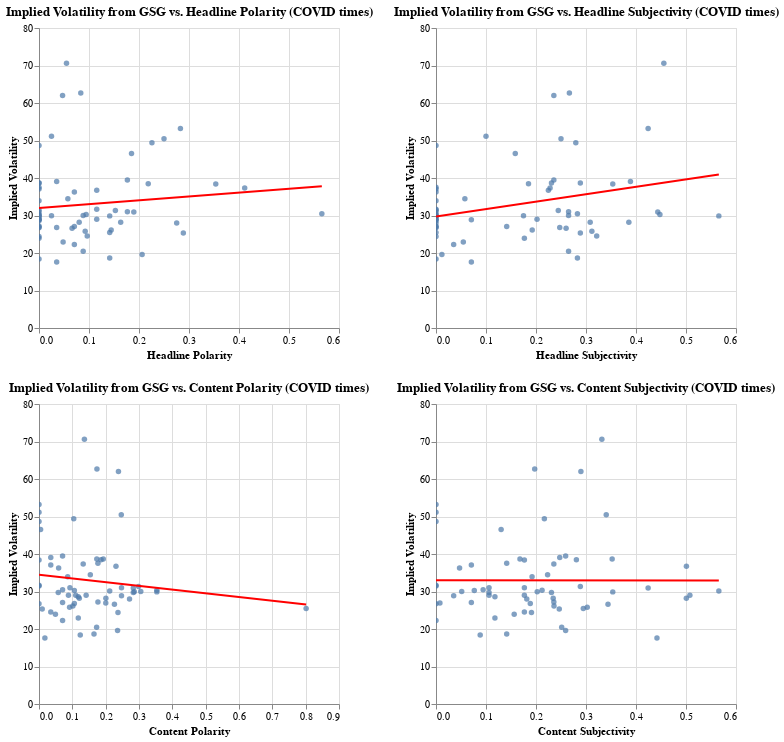

Source (notebook cell):
### Markdown cell above
### COVID times

We now only look at data from COVID times.

### Code cell
# We fist plot the data
chart1 = alt.Chart(merged3_covid).mark_circle().encode(
    x = alt.X('Headline Polarity'),
    y = alt.Y('IV30', title = 'Implied Volatility'),
    tooltip = ['IV30', 'Headline Polarity']
).properties(title = 'Implied Volatility from GSG vs. Headline Polarity (COVID times)').interactive()

chart1 = chart1 + chart1.transform_regression("Headline Polarity", "IV30", method="linear").mark_line(color = "red")

chart2 = alt.Chart(merged3_covid).mark_circle().encode(
    x = alt.X('Headline Subjectivity'),
    y = alt.Y('IV30', title = 'Implied Volatility'),
    tooltip = ['IV30', 'Headline Subjectivity']
).properties(title = 'Implied Volatility from GSG vs. Headline Subjectivity (COVID times)').interactive()

chart2 = chart2 + chart2.transform_regression("Headline Subjectivity", "IV30", method="linear").mark_line(color = "red")

chart3 = alt.Chart(merged3_covid).mark_circle().encode(
    x = alt.X('Content Polarity'),
    y = alt.Y('IV30', title = 'Implied Volatility'),
    tooltip = ['IV30', 'Content Polarity']
).properties(title = 'Implied Volatility from GSG vs. Content Polarity (COVID times)').interactive()

chart3 = chart3 + chart3.transform_regression("Content Polarity", "IV30", method="linear").mark_line(color = "red")

chart4 = alt.Chart(merged3_covid).mark_circle().encode(
    x = alt.X('Content Subjectivity'),
    y = alt.Y('IV30', title = 'Implied Volatility'),
    tooltip = ['IV30', 'Content Subjectivity']
).properties(title = 'Implied Volatility from GSG vs. Content Subjectivity (COVID times)').interactive()

chart4 = chart4 + chart4.transform_regression("Content Subjectivity", "IV30", method="linear").mark_line(color = "red")

(chart1 & chart3) | (chart2 & chart4)

### Figure 1 — Vega-Lite specification as saved in the notebook (floating-point values rounded to 4 significant figures)
{"config": {"view": {"continuousWidth": 300, "continuousHeight": 300}}, "hconcat": [{"vconcat": [{"layer": [{"mark": {"type": "circle"}, "encoding": {"tooltip": [{"field": "IV30", "type": "quantitative"}, {"field": "Headline Polarity", "type": "quantitative"}], "x": {"field": "Headline Polarity", "type": "quantitative"}, "y": {"field": "IV30", "title": "Implied Volatility", "type": "quantitative"}}, "name": "view_235", "title": "Implied Volatility from GSG vs. Headline Polarity (COVID times)"}, {"mark": {"type": "line", "color": "red"}, "encoding": {"tooltip": [{"field": "IV30", "type": "quantitative"}, {"field": "Headline Polarity", "type": "quantitative"}], "x": {"field": "Headline Polarity", "type": "quantitative"}, "y": {"field": "IV30", "title": "Implied Volatility", "type": "quantitative"}}, "title": "Implied Volatility from GSG vs. Headline Polarity (COVID times)", "transform": [{"on": "Headline Polarity", "regression": "IV30", "method": "linear"}]}]}, {"layer": [{"mark": {"type": "circle"}, "encoding": {"tooltip": [{"field": "IV30", "type": "quantitative"}, {"field": "Content Polarity", "type": "quantitative"}], "x": {"field": "Content Polarity", "type": "quantitative"}, "y": {"field": "IV30", "title": "Implied Volatility", "type": "quantitative"}}, "name": "view_237", "title": "Implied Volatility from GSG vs. Content Polarity (COVID times)"}, {"mark": {"type": "line", "color": "red"}, "encoding": {"tooltip": [{"field": "IV30", "type": "quantitative"}, {"field": "Content Polarity", "type": "quantitative"}], "x": {"field": "Content Polarity", "type": "quantitative"}, "y": {"field": "IV30", "title": "Implied Volatility", "type": "quantitative"}}, "title": "Implied Volatility from GSG vs. Content Polarity (COVID times)", "transform": [{"on": "Content Polarity", "regression": "IV30", "method": "linear"}]}]}]}, {"vconcat": [{"layer": [{"mark": {"type": "circle"}, "encoding": {"tooltip": [{"field": "IV30", "type": "quantitative"}, {"field": "Headline Subjectivity", "type": "quantitative"}], "x": {"field": "Headline Subjectivity", "type": "quantitative"}, "y": {"field": "IV30", "title": "Implied Volatility", "type": "quantitative"}}, "name": "view_236", "title": "Implied Volatility from GSG vs. Headline Subjectivity (COVID times)"}, {"mark": {"type": "line", "color": "red"}, "encoding": {"tooltip": [{"field": "IV30", "type": "quantitative"}, {"field": "Headline Subjectivity", "type": "quantitative"}], "x": {"field": "Headline Subjectivity", "type": "quantitative"}, "y": {"field": "IV30", "title": "Implied Volatility", "type": "quantitative"}}, "title": "Implied Volatility from GSG vs. Headline Subjectivity (COVID times)", "transform": [{"on": "Headline Subjectivity", "regression": "IV30", "method": "linear"}]}]}, {"layer": [{"mark": {"type": "circle"}, "encoding": {"tooltip": [{"field": "IV30", "type": "quantitative"}, {"field": "Content Subjectivity", "type": "quantitative"}], "x": {"field": "Content Subjectivity", "type": "quantitative"}, "y": {"field": "IV30", "title": "Implied Volatility", "type": "quantitative"}}, "name": "view_238", "title": "Implied Volatility from GSG vs. Content Subjectivity (COVID times)"}, {"mark": {"type": "line", "color": "red"}, "encoding": {"tooltip": [{"field": "IV30", "type": "quantitative"}, {"field": "Content Subjectivity", "type": "quantitative"}], "x": {"field": "Content Subjectivity", "type": "quantitative"}, "y": {"field": "IV30", "title": "Implied Volatility", "type": "quantitative"}}, "title": "Implied Volatility from GSG vs. Content Subjectivity (COVID times)", "transform": [{"on": "Content Subjectivity", "regression": "IV30", "method": "linear"}]}]}]}], "data": {"name": "data-dd8985e96a49cdeb7a8578537dc8a4f9"}, "params": [{"name": "param_236", "select": {"type": "interval", "encodings": ["x", "y"]}, "bind": "scales", "views": ["view_235"]}, {"name": "param_238", "select": {"type": "interval", "encodings": ["x", "y"]}, "bind": "scales", "views": ["view_237"]}, {"name": "param_237", "select": {"type": "interval", "encodings": ["x", "y"]}, "bind": "scales", "views": ["view_236"]}, {"name": "param_239", "select": {"type": "interval", "encodings": ["x", "y"]}, "bind": "scales", "views": ["view_238"]}], "$schema": "https://vega.github.io/schema/vega-lite/v5.8.0.json", "datasets": {"data-dd8985e96a49cdeb7a8578537dc8a4f9": [{"Date": "2022-09-21T00:00:00", "IV30": 29.96, "IV30 20-Day MA": 30.66, "OHLC 20-Day Vol": 25.51, "OHLC 52-Week Vol": 29.22, "Options Volume": 257.0, "Headline Polarity": 0.025, "Headline Subjectivity": 0.175, "Content Polarity": 0.2858, "Content Subjectivity": 0.2025}, {"Date": "2022-09-20T00:00:00", "IV30": 29.75, "IV30 20-Day MA": 30.68, "OHLC 20-Day Vol": 25.94, "OHLC 52-Week Vol": 29.23, "Options Volume": 96.0, "Headline Polarity": 0.0, "Headline Subjectivity": 0.0, "Content Polarity": 0.05774, "Content Subjectivity": 0.2309}, {"Date": "2022-09-09T00:00:00", "IV30": 29.9, "IV30 20-Day MA": 30.82, "OHLC 20-Day Vol": 26.45, "OHLC 52-Week Vol": 29.0, "Options Volume": 92.0, "Headline Polarity": 0.1414, "Headline Subjectivity": 0.5657, "Content Polarity": 0.3536, "Content Subjectivity": 0.3536}, {"Date": "2022-08-25T00:00:00", "IV30": 30.31, "IV30 20-Day MA": 29.51, "OHLC 20-Day Vol": 27.95, "OHLC 52-Week Vol": 28.69, "Options Volume": 123.0, "Headline Polarity": 0.0, "Headline Subjectivity": 0.0, "Content Polarity": 0.3536, "Content Subjectivity": 0.2121}, {"Date": "2022-08-22T00:00:00", "IV30": 31.69, "IV30 20-Day MA": 29.31, "OHLC 20-Day Vol": 28.83, "OHLC 52-Week Vol": 28.78, "Options Volume": 217.0, "Headline Polarity": 0.1155, "Headline Subjectivity": 0.0, "Content Polarity": 0.0, "Content Subjectivity": 0.0}, {"Date": "2022-08-16T00:00:00", "IV30": 30.95, "IV30 20-Day MA": 29.5, "OHLC 20-Day Vol": 30.59, "OHLC 52-Week Vol": 28.82, "Options Volume": 145.0, "Headline Polarity": 0.1896, "Headline Subjectivity": 0.4435, "Content Polarity": 0.2828, "Content Subjectivity": 0.4243}, {"Date": "2022-08-15T00:00:00", "IV30": 29.01, "IV30 20-Day MA": 29.61, "OHLC 20-Day Vol": 29.3, "OHLC 52-Week Vol": 28.52, "Options Volume": 97.0, "Headline Polarity": 0.0, "Headline Subjectivity": 0.0, "Content Polarity": 0.08839, "Content Subjectivity": 0.1768}, {"Date": "2022-08-03T00:00:00", "IV30": 30.24, "IV30 20-Day MA": 33.3, "OHLC 20-Day Vol": 33.92, "OHLC 52-Week Vol": 28.4, "Options Volume": 4599.0, "Headline Polarity": 0.09428, "Headline Subjectivity": 0.4478, "Content Polarity": 0.1061, "Content Subjectivity": 0.0766}, {"Date": "2022-05-12T00:00:00", "IV30": 37.09, "IV30 20-Day MA": 37.93, "OHLC 20-Day Vol": 34.07, "OHLC 52-Week Vol": 25.34, "Options Volume": 219.0, "Headline Polarity": 0.0, "Headline Subjectivity": 0.0, "Content Polarity": 0.03536, "Content Subjectivity": 0.07071}, {"Date": "2022-05-10T00:00:00", "IV30": 38.68, "IV30 20-Day MA": 38.03, "OHLC 20-Day Vol": 33.92, "OHLC 52-Week Vol": 25.13, "Options Volume": 244.0, "Headline Polarity": 0.0, "Headline Subjectivity": 0.2309, "Content Polarity": 0.1929, "Content Subjectivity": 0.3523}, {"Date": "2022-05-09T00:00:00", "IV30": 39.08, "IV30 20-Day MA": 38.1, "OHLC 20-Day Vol": 31.59, "OHLC 52-Week Vol": 24.79, "Options Volume": 552.0, "Headline Polarity": 0.03536, "Headline Subjectivity": 0.3889, "Content Polarity": 0.03536, "Content Subjectivity": 0.2475}, {"Date": "2022-05-06T00:00:00", "IV30": 38.48, "IV30 20-Day MA": 38.19, "OHLC 20-Day Vol": 31.98, "OHLC 52-Week Vol": 24.77, "Options Volume": 1270.0, "Headline Polarity": 0.2185, "Headline Subjectivity": 0.185, "Content Polarity": 0.1862, "Content Subjectivity": 0.2808}, {"Date": "2022-05-05T00:00:00", "IV30": 38.69, "IV30 20-Day MA": 38.3, "OHLC 20-Day Vol": 33.07, "OHLC 52-Week Vol": 24.71, "Options Volume": 415.0, "Headline Polarity": 0.0, "Headline Subjectivity": 0.2887, "Content Polarity": 0.1734, "Content Subjectivity": 0.1679}, {"Date": "2022-05-02T00:00:00", "IV30": 39.44, "IV30 20-Day MA": 38.85, "OHLC 20-Day Vol": 31.2, "OHLC 52-Week Vol": 24.27, "Options Volume": 381.0, "Headline Polarity": 0.1768, "Headline Subjectivity": 0.2357, "Content Polarity": 0.07071, "Content Subjectivity": 0.2593}, {"Date": "2022-04-26T00:00:00", "IV30": 38.42, "IV30 20-Day MA": 39.69, "OHLC 20-Day Vol": 35.65, "OHLC 52-Week Vol": 24.19, "Options Volume": 582.0, "Headline Polarity": 0.3536, "Headline Subjectivity": 0.3536, "Content Polarity": 0.0, "Content Subjectivity": 0.1768}, {"Date": "2022-04-19T00:00:00", "IV30": 36.26, "IV30 20-Day MA": 42.44, "OHLC 20-Day Vol": 35.79, "OHLC 52-Week Vol": 23.68, "Options Volume": 1697.0, "Headline Polarity": 0.07071, "Headline Subjectivity": 0.0, "Content Polarity": 0.05893, "Content Subjectivity": 0.04714}, {"Date": "2022-04-18T00:00:00", "IV30": 37.54, "IV30 20-Day MA": 43.16, "OHLC 20-Day Vol": 35.38, "OHLC 52-Week Vol": 23.62, "Options Volume": 1475.0, "Headline Polarity": 0.0, "Headline Subjectivity": 0.0, "Content Polarity": 0.1768, "Content Subjectivity": 0.1414}, {"Date": "2022-04-13T00:00:00", "IV30": 37.36, "IV30 20-Day MA": 44.54, "OHLC 20-Day Vol": 36.89, "OHLC 52-Week Vol": 23.46, "Options Volume": 1178.0, "Headline Polarity": 0.4114, "Headline Subjectivity": 0.2282, "Content Polarity": 0.1326, "Content Subjectivity": 0.2357}, {"Date": "2022-03-25T00:00:00", "IV30": 46.54, "IV30 20-Day MA": 52.93, "OHLC 20-Day Vol": 41.22, "OHLC 52-Week Vol": 22.04, "Options Volume": 389.0, "Headline Polarity": 0.185, "Headline Subjectivity": 0.1586, "Content Polarity": 0.004811, "Content Subjectivity": 0.1303}, {"Date": "2022-03-23T00:00:00", "IV30": 49.39, "IV30 20-Day MA": 50.99, "OHLC 20-Day Vol": 41.16, "OHLC 52-Week Vol": 21.96, "Options Volume": 656.0, "Headline Polarity": 0.2259, "Headline Subjectivity": 0.2796, "Content Polarity": 0.1042, "Content Subjectivity": 0.2167}, {"Date": "2022-03-22T00:00:00", "IV30": 48.66, "IV30 20-Day MA": 49.92, "OHLC 20-Day Vol": 42.17, "OHLC 52-Week Vol": 22.1, "Options Volume": 668.0, "Headline Polarity": 0.0, "Headline Subjectivity": 0.0, "Content Polarity": 0.0, "Content Subjectivity": 0.0}, {"Date": "2022-03-18T00:00:00", "IV30": 51.16, "IV30 20-Day MA": 47.59, "OHLC 20-Day Vol": 40.51, "OHLC 52-Week Vol": 21.87, "Options Volume": 1852.0, "Headline Polarity": 0.025, "Headline Subjectivity": 0.1, "Content Polarity": 0.0, "Content Subjectivity": 0.0}, {"Date": "2022-03-16T00:00:00", "IV30": 50.45, "IV30 20-Day MA": 44.86, "OHLC 20-Day Vol": 38.94, "OHLC 52-Week Vol": 21.71, "Options Volume": 1069.0, "Headline Polarity": 0.25, "Headline Subjectivity": 0.25, "Content Polarity": 0.2468, "Content Subjectivity": 0.3405}, {"Date": "2022-03-15T00:00:00", "IV30": 53.19, "IV30 20-Day MA": 43.56, "OHLC 20-Day Vol": 37.32, "OHLC 52-Week Vol": 21.42, "Options Volume": 1612.0, "Headline Polarity": 0.2828, "Headline Subjectivity": 0.4243, "Content Polarity": 0.0, "Content Subjectivity": 0.0}, {"Date": "2022-03-11T00:00:00", "IV30": 62.03, "IV30 20-Day MA": 40.83, "OHLC 20-Day Vol": 35.65, "OHLC 52-Week Vol": 21.12, "Options Volume": 1388.0, "Headline Polarity": 0.04714, "Headline Subjectivity": 0.2357, "Content Polarity": 0.2384, "Content Subjectivity": 0.2898}, {"Date": "2022-03-10T00:00:00", "IV30": 62.64, "IV30 20-Day MA": 38.87, "OHLC 20-Day Vol": 33.53, "OHLC 52-Week Vol": 20.83, "Options Volume": 1607.0, "Headline Polarity": 0.08357, "Headline Subjectivity": 0.2668, "Content Polarity": 0.1738, "Content Subjectivity": 0.1974}, {"Date": "2022-03-09T00:00:00", "IV30": 70.57, "IV30 20-Day MA": 36.88, "OHLC 20-Day Vol": 31.72, "OHLC 52-Week Vol": 20.54, "Options Volume": 3844.0, "Headline Polarity": 0.055, "Headline Subjectivity": 0.4557, "Content Polarity": 0.1362, "Content Subjectivity": 0.3317}, {"Date": "2022-02-28T00:00:00", "IV30": 27.99, "IV30 20-Day MA": 25.02, "OHLC 20-Day Vol": 23.01, "OHLC 52-Week Vol": 19.43, "Options Volume": 2755.0, "Headline Polarity": 0.2754, "Headline Subjectivity": 0.0, "Content Polarity": 0.2716, "Content Subjectivity": 0.1816}, {"Date": "2022-02-25T00:00:00", "IV30": 28.89, "IV30 20-Day MA": 24.78, "OHLC 20-Day Vol": 22.45, "OHLC 52-Week Vol": 19.39, "Options Volume": 410.0, "Headline Polarity": 0.0, "Headline Subjectivity": 0.07071, "Content Polarity": 0.2475, "Content Subjectivity": 0.03536}, {"Date": "2022-02-24T00:00:00", "IV30": 28.59, "IV30 20-Day MA": 24.46, "OHLC 20-Day Vol": 21.0, "OHLC 52-Week Vol": 19.2, "Options Volume": 2263.0, "Headline Polarity": 0.0, "Headline Subjectivity": 0.0, "Content Polarity": 0.1179, "Content Subjectivity": 0.1179}, {"Date": "2022-02-22T00:00:00", "IV30": 26.75, "IV30 20-Day MA": 23.82, "OHLC 20-Day Vol": 20.07, "OHLC 52-Week Vol": 19.04, "Options Volume": 399.0, "Headline Polarity": 0.0, "Headline Subjectivity": 0.0, "Content Polarity": 0.0, "Content Subjectivity": 0.0}, {"Date": "2021-12-06T00:00:00", "IV30": 31.0, "IV30 20-Day MA": 24.05, "OHLC 20-Day Vol": 22.89, "OHLC 52-Week Vol": 18.69, "Options Volume": 35.0, "Headline Polarity": 0.1768, "Headline Subjectivity": 0.2652, "Content Polarity": 0.2475, "Content Subjectivity": 0.1768}, {"Date": "2021-11-26T00:00:00", "IV30": 26.62, "IV30 20-Day MA": 21.09, "OHLC 20-Day Vol": 16.52, "OHLC 52-Week Vol": 17.8, "Options Volume": 531.0, "Headline Polarity": 0.06614, "Headline Subjectivity": 0.2602, "Content Polarity": 0.2263, "Content Subjectivity": 0.344}, {"Date": "2021-11-24T00:00:00", "IV30": 19.63, "IV30 20-Day MA": 20.68, "OHLC 20-Day Vol": 17.04, "OHLC 52-Week Vol": 17.87, "Options Volume": 5.0, "Headline Polarity": 0.2062, "Headline Subjectivity": 0.01179, "Content Polarity": 0.2357, "Content Subjectivity": 0.2593}, {"Date": "2021-11-16T00:00:00", "IV30": 20.44, "IV30 20-Day MA": 20.14, "OHLC 20-Day Vol": 17.74, "OHLC 52-Week Vol": 17.86, "Options Volume": 29.0, "Headline Polarity": 0.08839, "Headline Subjectivity": 0.2652, "Content Polarity": 0.1728, "Content Subjectivity": 0.2514}, {"Date": "2021-11-15T00:00:00", "IV30": 22.27, "IV30 20-Day MA": 20.03, "OHLC 20-Day Vol": 17.96, "OHLC 52-Week Vol": 17.84, "Options Volume": 356.0, "Headline Polarity": 0.07071, "Headline Subjectivity": 0.03536, "Content Polarity": 0.07071, "Content Subjectivity": 0.0}, {"Date": "2021-09-17T00:00:00", "IV30": 18.64, "IV30 20-Day MA": 18.8, "OHLC 20-Day Vol": 19.84, "OHLC 52-Week Vol": 18.71, "Options Volume": 128.0, "Headline Polarity": 0.1414, "Headline Subjectivity": 0.2828, "Content Polarity": 0.165, "Content Subjectivity": 0.1414}, {"Date": "2021-09-08T00:00:00", "IV30": 18.43, "IV30 20-Day MA": 19.03, "OHLC 20-Day Vol": 19.39, "OHLC 52-Week Vol": 18.77, "Options Volume": 34.0, "Headline Polarity": 0.0, "Headline Subjectivity": 0.0, "Content Polarity": 0.1237, "Content Subjectivity": 0.08839}, {"Date": "2021-08-26T00:00:00", "IV30": 17.6, "IV30 20-Day MA": 19.28, "OHLC 20-Day Vol": 20.9, "OHLC 52-Week Vol": 18.78, "Options Volume": 25.0, "Headline Polarity": 0.03536, "Headline Subjectivity": 0.07071, "Content Polarity": 0.01768, "Content Subjectivity": 0.4419}, {"Date": "2021-03-29T00:00:00", "IV30": 26.79, "IV30 20-Day MA": 28.04, "OHLC 20-Day Vol": 24.55, "OHLC 52-Week Vol": 25.11, "Options Volume": 110.0, "Headline Polarity": 0.03536, "Headline Subjectivity": 0.2475, "Content Polarity": 0.1061, "Content Subjectivity": 0.1886}, {"Date": "2021-03-25T00:00:00", "IV30": 24.56, "IV30 20-Day MA": 28.71, "OHLC 20-Day Vol": 23.42, "OHLC 52-Week Vol": 25.09, "Options Volume": 130.0, "Headline Polarity": 0.09642, "Headline Subjectivity": 0.3214, "Content Polarity": 0.03536, "Content Subjectivity": 0.1768}, {"Date": "2021-03-24T00:00:00", "IV30": 22.95, "IV30 20-Day MA": 29.34, "OHLC 20-Day Vol": 22.43, "OHLC 52-Week Vol": 25.08, "Options Volume": 155.0, "Headline Polarity": 0.04821, "Headline Subjectivity": 0.05464, "Content Polarity": 0.1179, "Content Subjectivity": 0.1179}, {"Date": "2021-03-23T00:00:00", "IV30": 25.48, "IV30 20-Day MA": 30.02, "OHLC 20-Day Vol": 20.92, "OHLC 52-Week Vol": 25.02, "Options Volume": 179.0, "Headline Polarity": 0.1414, "Headline Subjectivity": 0.0, "Content Polarity": 0.8014, "Content Subjectivity": 0.2946}, {"Date": "2021-03-22T00:00:00", "IV30": 24.39, "IV30 20-Day MA": 30.3, "OHLC 20-Day Vol": 21.8, "OHLC 52-Week Vol": 25.38, "Options Volume": 143.0, "Headline Polarity": 0.0, "Headline Subjectivity": 0.0, "Content Polarity": 0.2369, "Content Subjectivity": 0.1909}, {"Date": "2021-03-16T00:00:00", "IV30": 27.17, "IV30 20-Day MA": 30.79, "OHLC 20-Day Vol": 17.3, "OHLC 52-Week Vol": 26.33, "Options Volume": 115.0, "Headline Polarity": 0.0, "Headline Subjectivity": 0.0, "Content Polarity": 0.1768, "Content Subjectivity": 0.2357}, {"Date": "2021-03-11T00:00:00", "IV30": 28.98, "IV30 20-Day MA": 30.76, "OHLC 20-Day Vol": 17.45, "OHLC 52-Week Vol": 27.26, "Options Volume": 297.0, "Headline Polarity": 0.0, "Headline Subjectivity": 0.0, "Content Polarity": 0.1414, "Content Subjectivity": 0.1061}, {"Date": "2021-03-04T00:00:00", "IV30": 30.02, "IV30 20-Day MA": 29.81, "OHLC 20-Day Vol": 16.09, "OHLC 52-Week Vol": 28.4, "Options Volume": 355.0, "Headline Polarity": 0.08839, "Headline Subjectivity": 0.2652, "Content Polarity": 0.3053, "Content Subjectivity": 0.05143}, {"Date": "2021-03-03T00:00:00", "IV30": 34.45, "IV30 20-Day MA": 29.68, "OHLC 20-Day Vol": 16.43, "OHLC 52-Week Vol": 28.46, "Options Volume": 264.0, "Headline Polarity": 0.05774, "Headline Subjectivity": 0.05774, "Content Polarity": 0.154, "Content Subjectivity": 0.2232}, {"Date": "2021-03-02T00:00:00", "IV30": 30.45, "IV30 20-Day MA": 29.37, "OHLC 20-Day Vol": 16.8, "OHLC 52-Week Vol": 28.53, "Options Volume": 171.0, "Headline Polarity": 0.5657, "Headline Subjectivity": 0.2828, "Content Polarity": 0.07071, "Content Subjectivity": 0.09428}, {"Date": "2021-03-01T00:00:00", "IV30": 31.34, "IV30 20-Day MA": 29.36, "OHLC 20-Day Vol": 16.89, "OHLC 52-Week Vol": 28.59, "Options Volume": 352.0, "Headline Polarity": 0.1528, "Headline Subjectivity": 0.2445, "Content Polarity": 0.2988, "Content Subjectivity": 0.2887}, {"Date": "2021-02-26T00:00:00", "IV30": 33.96, "IV30 20-Day MA": 28.93, "OHLC 20-Day Vol": 16.9, "OHLC 52-Week Vol": 28.73, "Options Volume": 298.0, "Headline Polarity": 0.0, "Headline Subjectivity": 0.0, "Content Polarity": 0.08611, "Content Subjectivity": 0.1921}, {"Date": "2021-02-24T00:00:00", "IV30": 36.71, "IV30 20-Day MA": 27.99, "OHLC 20-Day Vol": 16.7, "OHLC 52-Week Vol": 28.79, "Options Volume": 1277.0, "Headline Polarity": 0.1155, "Headline Subjectivity": 0.2248, "Content Polarity": 0.2309, "Content Subjectivity": 0.5008}, {"Date": "2021-02-23T00:00:00", "IV30": 30.99, "IV30 20-Day MA": 27.53, "OHLC 20-Day Vol": 16.94, "OHLC 52-Week Vol": 28.99, "Options Volume": 818.0, "Headline Polarity": 0.0, "Headline Subjectivity": 0.0, "Content Polarity": 0.09281, "Content Subjectivity": 0.1061}, {"Date": "2021-02-22T00:00:00", "IV30": 30.13, "IV30 20-Day MA": 27.31, "OHLC 20-Day Vol": 16.9, "OHLC 52-Week Vol": 28.97, "Options Volume": 775.0, "Headline Polarity": 0.0, "Headline Subjectivity": 0.0, "Content Polarity": 0.2121, "Content Subjectivity": 0.5657}, {"Date": "2021-02-19T00:00:00", "IV30": 25.82, "IV30 20-Day MA": 27.13, "OHLC 20-Day Vol": 16.56, "OHLC 52-Week Vol": 28.96, "Options Volume": 133.0, "Headline Polarity": 0.09238, "Headline Subjectivity": 0.3118, "Content Polarity": 0.09179, "Content Subjectivity": 0.3025}, {"Date": "2021-02-17T00:00:00", "IV30": 29.02, "IV30 20-Day MA": 27.03, "OHLC 20-Day Vol": 15.91, "OHLC 52-Week Vol": 28.95, "Options Volume": 402.0, "Headline Polarity": 0.1155, "Headline Subjectivity": 0.2021, "Content Polarity": 0.1102, "Content Subjectivity": 0.5078}, {"Date": "2021-02-11T00:00:00", "IV30": 29.75, "IV30 20-Day MA": 26.84, "OHLC 20-Day Vol": 15.49, "OHLC 52-Week Vol": 28.96, "Options Volume": 4645.0, "Headline Polarity": 0.0, "Headline Subjectivity": 0.0, "Content Polarity": 0.2828, "Content Subjectivity": 0.1061}, {"Date": "2021-02-10T00:00:00", "IV30": 26.91, "IV30 20-Day MA": 26.79, "OHLC 20-Day Vol": 16.2, "OHLC 52-Week Vol": 28.97, "Options Volume": 40.0, "Headline Polarity": 0.0, "Headline Subjectivity": 0.0, "Content Polarity": 0.2003, "Content Subjectivity": 0.007857}, {"Date": "2021-02-09T00:00:00", "IV30": 25.36, "IV30 20-Day MA": 26.94, "OHLC 20-Day Vol": 16.8, "OHLC 52-Week Vol": 28.98, "Options Volume": 55.0, "Headline Polarity": 0.2887, "Headline Subjectivity": 0.2887, "Content Polarity": 0.009623, "Content Subjectivity": 0.2465}, {"Date": "2021-02-08T00:00:00", "IV30": 28.23, "IV30 20-Day MA": 27.06, "OHLC 20-Day Vol": 16.73, "OHLC 52-Week Vol": 28.97, "Options Volume": 115.0, "Headline Polarity": 0.08035, "Headline Subjectivity": 0.3857, "Content Polarity": 0.1209, "Content Subjectivity": 0.2344}, {"Date": "2021-02-04T00:00:00", "IV30": 23.96, "IV30 20-Day MA": 26.81, "OHLC 20-Day Vol": 16.62, "OHLC 52-Week Vol": 29.02, "Options Volume": 20.0, "Headline Polarity": 0.0, "Headline Subjectivity": 0.1768, "Content Polarity": 0.04928, "Content Subjectivity": 0.1564}, {"Date": "2021-02-02T00:00:00", "IV30": 28.22, "IV30 20-Day MA": 27.0, "OHLC 20-Day Vol": 19.02, "OHLC 52-Week Vol": 29.1, "Options Volume": 23.0, "Headline Polarity": 0.1634, "Headline Subjectivity": 0.3084, "Content Polarity": 0.2006, "Content Subjectivity": 0.5007}, {"Date": "2020-03-05T00:00:00", "IV30": 27.06, "IV30 20-Day MA": 22.67, "OHLC 20-Day Vol": 24.04, "OHLC 52-Week Vol": 18.24, "Options Volume": 5.0, "Headline Polarity": 0.07071, "Headline Subjectivity": 0.1414, "Content Polarity": 0.07071, "Content Subjectivity": 0.07071}, {"Date": "2020-03-04T00:00:00", "IV30": 26.13, "IV30 20-Day MA": 22.35, "OHLC 20-Day Vol": 24.0, "OHLC 52-Week Vol": 18.2, "Options Volume": 30.0, "Headline Polarity": 0.1443, "Headline Subjectivity": 0.1925, "Content Polarity": 0.1017, "Content Subjectivity": 0.236}, {"Date": "2020-03-02T00:00:00", "IV30": 31.49, "IV30 20-Day MA": 21.83, "OHLC 20-Day Vol": 23.31, "OHLC 52-Week Vol": 18.01, "Options Volume": 1.0, "Headline Polarity": 0.0, "Headline Subjectivity": 0.0, "Content Polarity": 0.0, "Content Subjectivity": 0.0}]}}
